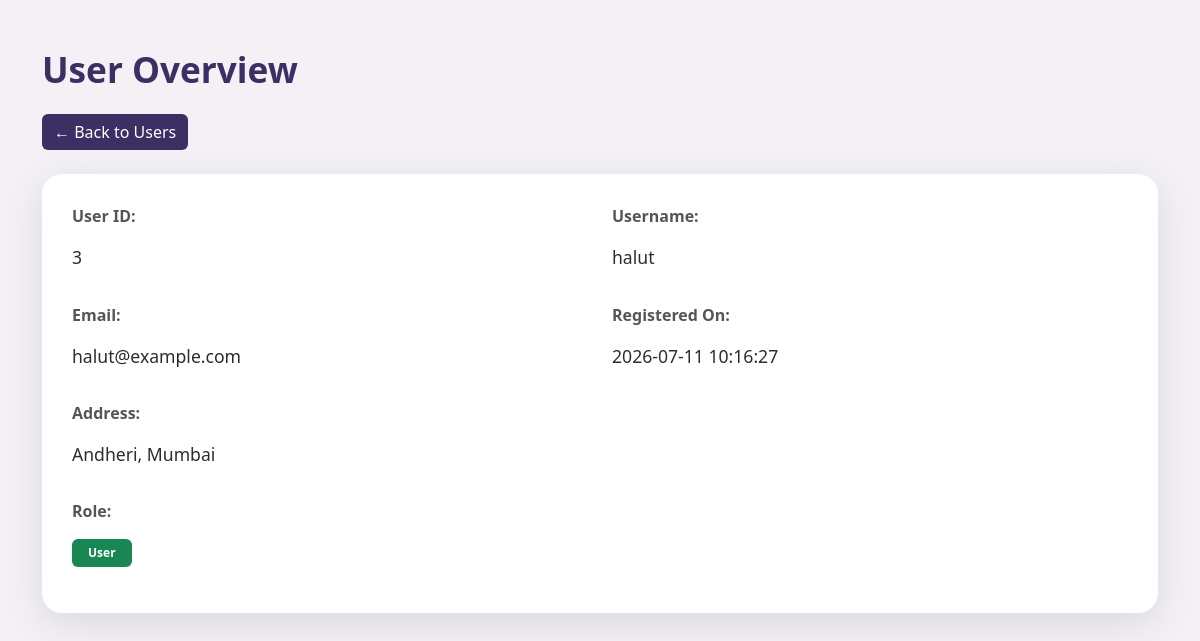
The page /admin_panal/view_user.php?id=3 on the database its author committed.
### tables this page shows
CREATE TABLE IF NOT EXISTS `users` (
  `id` INT AUTO_INCREMENT PRIMARY KEY,
  `username` VARCHAR(255) NOT NULL UNIQUE,
  `email` VARCHAR(255) NOT NULL UNIQUE,
  `password` VARCHAR(255) NOT NULL,
  `phone` VARCHAR(20) NULL,
  `address` TEXT NULL,
  `created_at` TIMESTAMP DEFAULT CURRENT_TIMESTAMP
);

### admin_panal/view_user.php (the view, shortened to what this page needs)
<?php
include __DIR__ . '/../db_connection.php';
$id = isset($_GET['id']) ? $_GET['id'] : '';
$stmt = $conn->prepare("SELECT * FROM users WHERE id = ?");
$stmt->bind_param("i", $id);
$stmt->execute();
$result = $stmt->get_result();
$user = $result->fetch_assoc();
?>
<!DOCTYPE html>
<html lang="en">
<head>
    <link href="https://cdn.jsdelivr.net/npm/bootstrap@5.3.2/dist/css/bootstrap.min.css" rel="stylesheet">
</head>
<body>
<div class="container py-5">
    <h1 class="lux-header mb-4">User Overview</h1>
    <a href="manage_users.php" class="btn btn-back text-white mb-4">← Back to Users</a>
    <?php if ($user): ?>
        <div class="lux-card">
            <div class="row mb-3">
                <div class="col-md-6">
                    <p class="lux-label">User ID:</p>
                    <p class="lux-value"><?= htmlspecialchars($user['id']) ?></p>
                </div>
                <div class="col-md-6">
                    <p class="lux-label">Username:</p>
                    <p class="lux-value"><?= htmlspecialchars($user['username']) ?></p>
                </div>
            </div>
            <div class="row mb-3">
                <div class="col-md-6">
                    <p class="lux-label">Email:</p>
                    <p class="lux-value"><?= htmlspecialchars($user['email']) ?></p>
                </div>
                <div class="col-md-6">
                    <p class="lux-label">Registered On:</p>
                    <p class="lux-value"><?= htmlspecialchars($user['created_at'] ?? 'N/A') ?></p>
                </div>
            </div>
            <?php if (!empty($user['address'])): ?>
            <div class="row mb-3">
                <div class="col-md-6">
                    <p class="lux-label">Address:</p>
                    <p class="lux-value"><?= nl2br(htmlspecialchars($user['address'])) ?></p>
                </div>
            </div>
            <?php endif; ?>
            <div class="row">
                <div class="col-md-6">
                    <p class="lux-label">Role:</p>
                    <p>
                        <span class="badge px-3 py-2
                            <?= isset($user['role']) && $user['role'] === 'admin' ? 'bg-primary' : 'bg-success' ?>">
                            <?= isset($user['role']) ? ucfirst(htmlspecialchars($user['role'])) : 'User' ?>
                        </span>
                    </p>
                </div>
            </div>
        </div>
    <?php else: ?>
        <div class="alert alert-danger">User not found.</div>
    <?php endif; ?>
</div>
</body>
</html>

### admin_panal/view_user.php (style rules this page uses)
body { background: #f3f1f5; font-family: 'Segoe UI', Tahoma, Geneva, Verdana, sans-serif; }
.lux-card { background: #fff; border-radius: 20px; box-shadow: 0 10px 40px rgba(0,0,0,0.1); padding: 30px; }
.lux-label { font-weight: 600; color: #555; }
.lux-value { font-size: 1.1rem; color: #2d2d2d; }
.lux-header { font-size: 2.2rem; font-weight: bold; color: #3b2f63; }
.btn-back { background-color: #3b2f63; border: none; }

### rows shown on the page
users: id "3", username "halut", email "halut@example.com", created_at "2026-07-11 10:16:27", address "Andheri, Mumbai"
